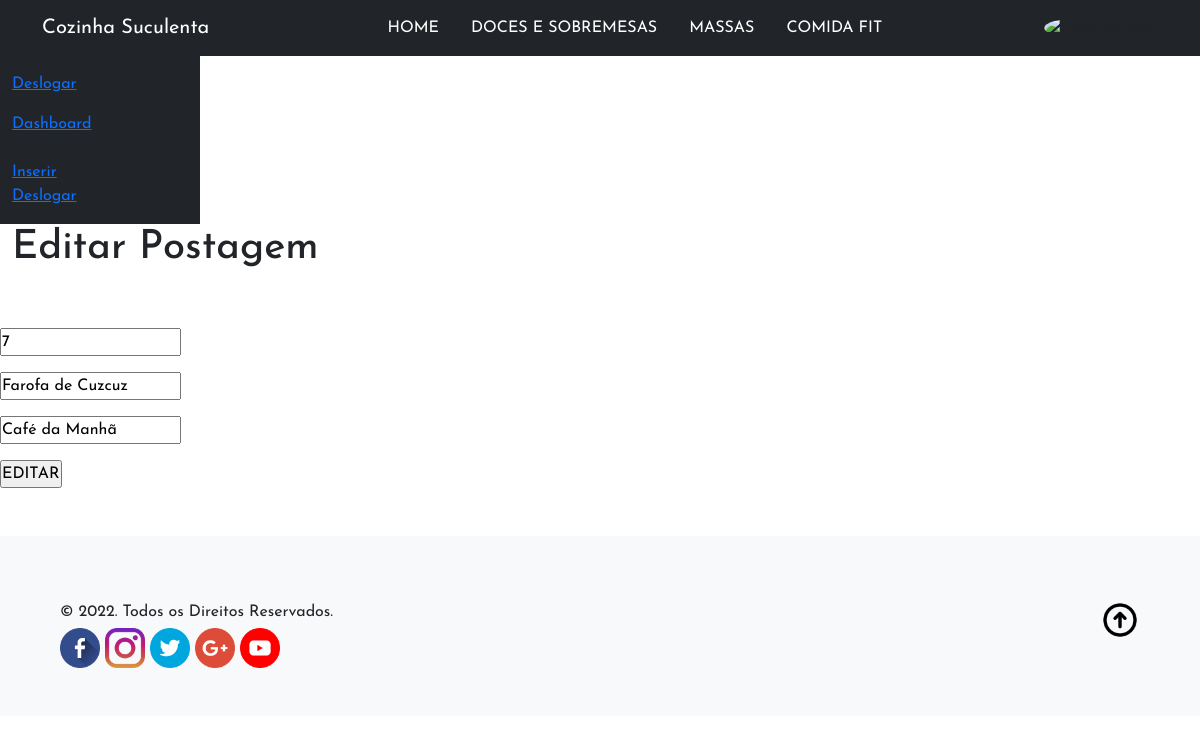
/editar.php?id=7 (signed in), run on the app's committed database.
### tables this page shows
CREATE TABLE `posts` (
  `id` int(11) NOT NULL,
  `title` varchar(30) NOT NULL,
  `description` longtext NOT NULL,
  `data` date NOT NULL,
  `image` varchar(150) NOT NULL
);

### editar.php (the view, shortened to what this page needs)
<?php
include "config/connection.php";
include "nav.php";
$id = $_GET['id'];
$stmt = $conectar->prepare('SELECT id, title, description FROM posts WHERE id = :id');
$stmt->execute(array('id' => $id));
$results = $stmt->fetchALL(PDO::FETCH_ASSOC);
?>
<?php include "header.php";?>
<!DOCTYPE html>
<html>
<head>
</head>
<body>
	<main class="col-md-9 col-lg-10">
 	<div class="container">
 		<h1 id="main-title">Editar Postagem</h1><br><br>
 	</div>
 	<form action="editar-fim.php" method="post" enctype="multipart/form-data">
 	<?php foreach ($results as $post):?>
 		<p><input type="text" value="<?= $post["id"]?>" name="id"></p>
 		<p><input type="text" value="<?= $post["title"]?>" name="title"></p>
 		<p><input type="text" value="<?= $post["description"]?>" name="description"></p>
 		<?php endforeach;?>
 			<input type="submit" value="EDITAR">
 	</form>
 </main>
</body>
</html>
 <?php
 include "footer.php";
  ?>

### css/style.css (style rules this page uses)
* { font-family: 'Josefin Sans', sans-serif; margin: 0; padding: 0; }

### data on the page
posts: id "7", title "Farofa de Cuzcuz", description "Café da Manhã"
